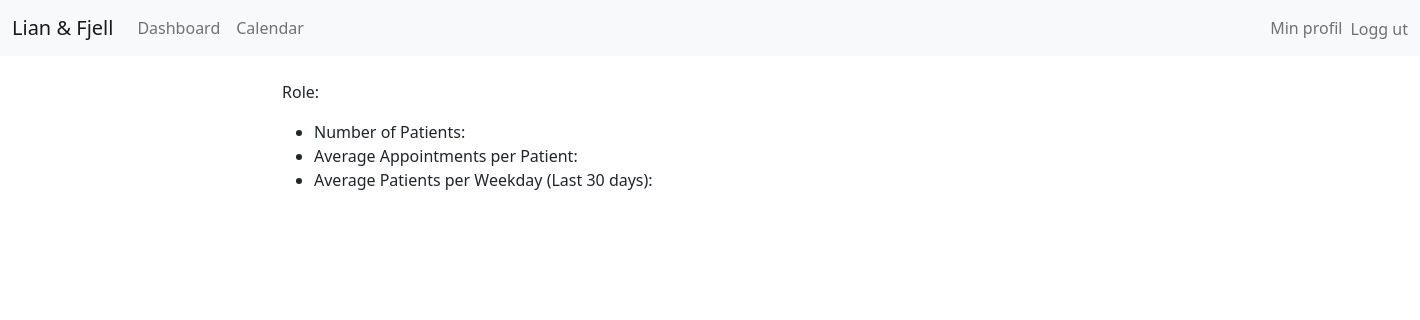
Page /auth/profile/employee/testuser/ (signed in) on the earlier database version.
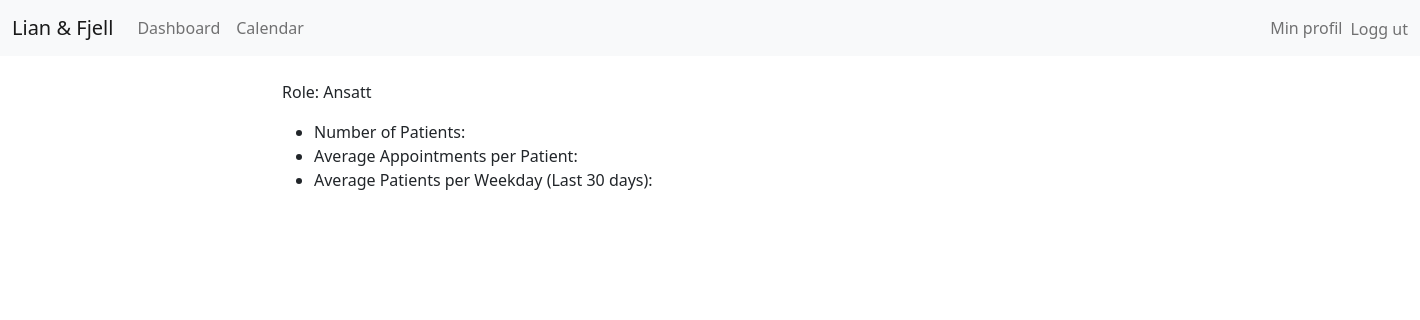
Same page on the later database version.
### authentication/models.py (models this page shows, shortened)
class Profile(models.Model):
    user = models.OneToOneField(User, on_delete=models.CASCADE)
    role = models.CharField(max_length=30, choices=[('franchise_taker', 'Franchise-taker'), ('employee', 'Ansatt')])
    key_metrics = models.JSONField(default=dict, blank=True, null=True)  # Gjør feltet ikke-obligatorisk

### authentication/views.py (the view)
# urls.py: path('profile/employee/<str:username>/', employee_profile_view, name='employee_profile'),
@login_required
def employee_profile_view(request, username):
    user = get_object_or_404(User, username=username)
    profile = user.profile
    return render(request, 'authentication/employee_profile.html', {'profile': profile})

### authentication/templates/authentication/employee_profile.html (shortened to what this page needs)
{% extends "base.html" %}
{% block content %}
<div class="profile">
    <p>Role: {{ profile.get_role_display }}</p>
    <ul>
        <li>Number of Patients: {{ profile.key_metrics.number_of_patients }}</li>
        <li>Average Appointments per Patient: {{ profile.key_metrics.average_appointments_per_patient }}</li>
        <li>Average Patients per Weekday (Last 30 days): {{ profile.key_metrics.average_patients_per_weekday }}</li>
    </ul>
</div>
{% endblock %}

Differences in the rows shown:
now on this page (row edited): Profile: role "Ansatt"
